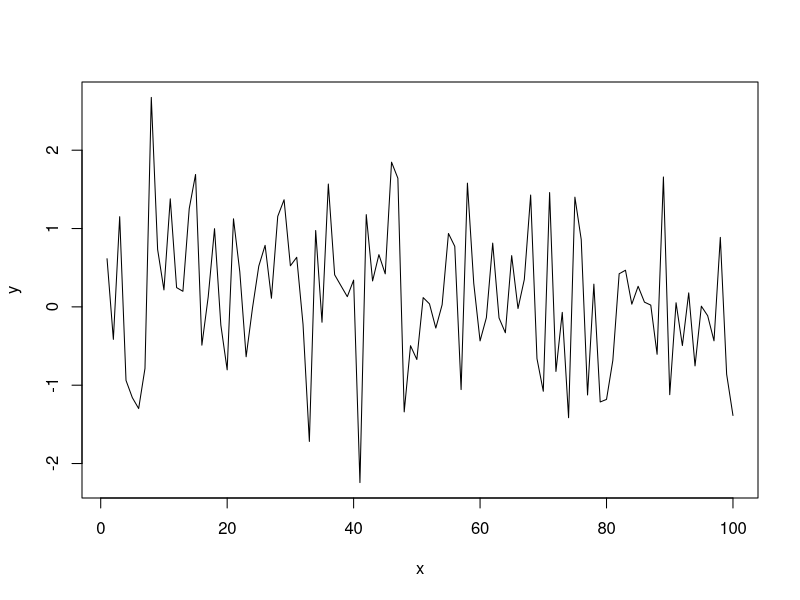

R code for this plot:
## ---- chunk 1
knitr::opts_chunk$set(echo = TRUE)
## ---- chunk 2
dat <- data.frame(x = 1:100, y = rnorm(100))
plot(y ~ x, data = dat, type = 'l')
